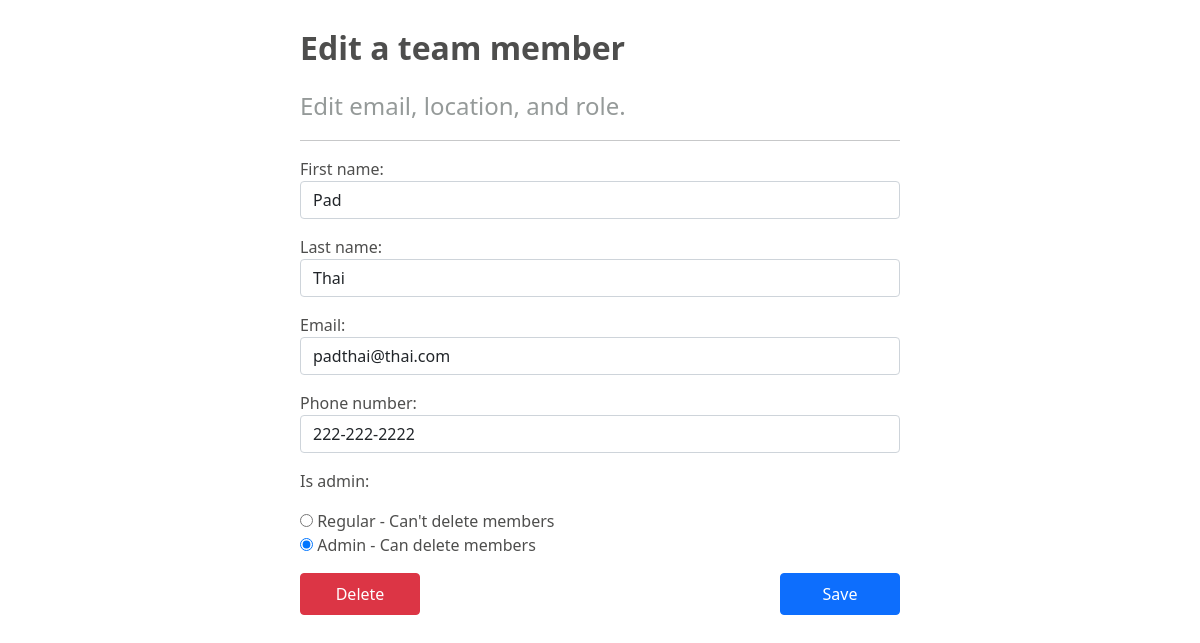
The app's page /2/edit, older data.
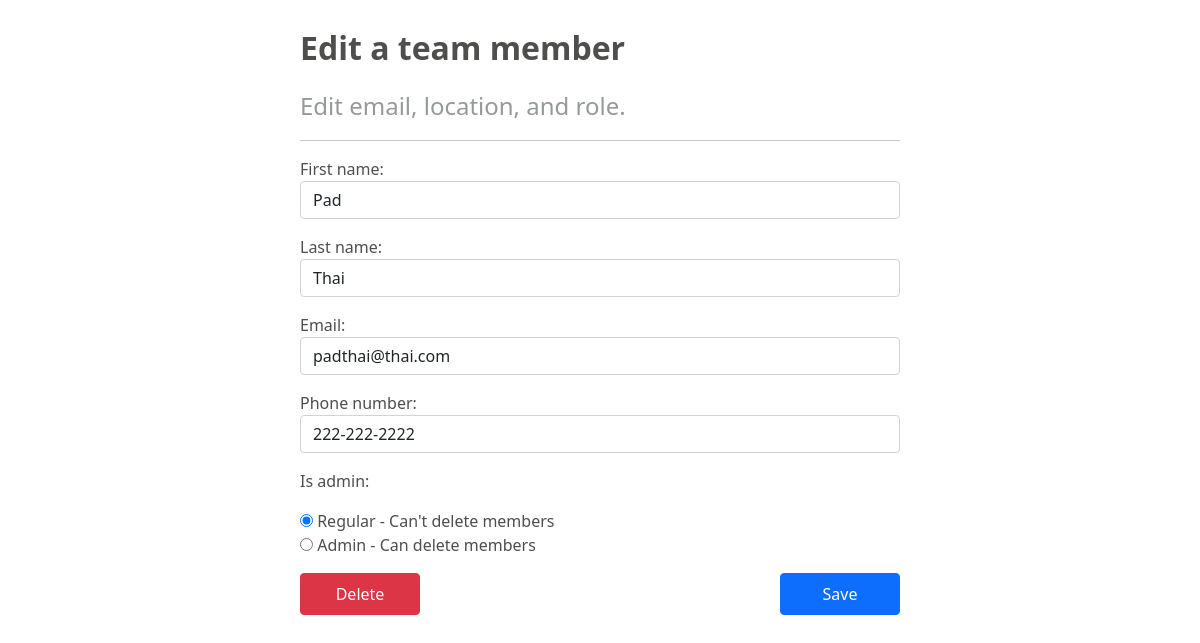
The same page, newer data.
### api/models.py (models this page shows, shortened)
class TeamMember(models.Model):
    first_name = models.CharField(max_length=50)
    last_name = models.CharField(max_length=50)
    email = models.EmailField(max_length=255, validators=[email_validator])
    phone_number = models.CharField(max_length=12, validators=[phone_number_validator])
    is_admin = models.BooleanField(default=False)

### api/views.py (the view)
# urls.py: path('<int:pk>/edit', views.edit_teammember_form),
def edit_teammember_form(request, pk):
    teammember = get_object_or_404(TeamMember, pk=pk)
    if request.method == 'POST':
        form = TeamMemberForm(request.POST)
        if form.is_valid():
            for key, value in form.cleaned_data.items():
                setattr(teammember, key, value)
            teammember.save()
            return HttpResponseRedirect('/')
    else:
        form = TeamMemberForm(instance=teammember)
    return render(request, 'teammembers/teammember_edit_form.html', {'form': form, 'teammember': teammember})

### api/forms.py
class TeamMemberForm(forms.ModelForm):
    class Meta:
        model = TeamMember
        fields = ('first_name', 'last_name',
                  'email', 'phone_number', 'is_admin')
        widgets = {
            'first_name': forms.TextInput(attrs={'class': 'form-control', 'id': 'input_first_name'}),
            'last_name':  forms.TextInput(attrs={'class': 'form-control', 'id': 'input_last_name'}, ),
            'email': forms.EmailInput(attrs={'class': 'form-control' , 'id': 'input_email'}),
            'phone_number': forms.TextInput(attrs={'class': 'form-control', 'id': 'input_phone_number'}),
            'is_admin': forms.RadioSelect(choices=admin_choices, attrs={'id': 'input_is_admin'}),
        }

### api/templates/teammembers/teammember_edit_form.html (shortened to what this page needs)
{% extends "base.html" %}
{% block content %}
<p class="fs-2 fw-bolder black-text ">Edit a team member</h2>
<p class="fs-4 grey-text">Edit email, location, and role.</h4>
<hr>
<form action="" method="post">
    <div class="form-group black-text">
        {{ form.as_p }}
    </div>
    <button id="teammember-delete-btn" type="button" class="btn btn-danger submit-button" onclick="location.href='/{{ teammember.id }}/delete'">Delete</button>
    <button id="teammember-submit-btn" type="submit" class="btn btn-primary submit-button" style="float: right; clear: right;">Save</button>
</form>
{% endblock %}

Row changes from the older to the newer data that the page shows:
changed TeamMember "Pad": is_admin "☐ Regular - Can't delete members ☑ Admin - Can delete members" → "☑ Regular - Can't delete members ☐ Admin - Can delete members"
